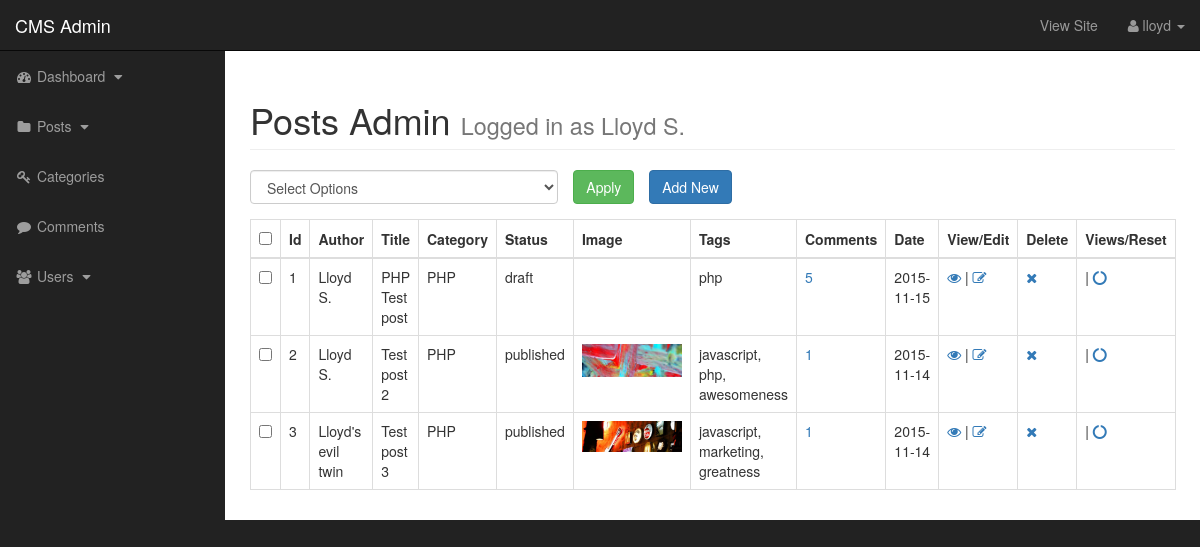
Screenshot of /admin/posts.php (signed in) with the database file from the repository.
### tables this page shows
CREATE TABLE IF NOT EXISTS `posts` (
`post_id` int(5) NOT NULL,
  `post_category_id` int(3) NOT NULL,
  `post_title` varchar(255) NOT NULL,
  `post_author` varchar(100) NOT NULL,
  `post_date` date NOT NULL,
  `post_image` varchar(255) NOT NULL,
  `post_content` text NOT NULL,
  `post_tags` varchar(255) NOT NULL,
  `post_comment_count` int(5) NOT NULL,
  `post_status` varchar(255) NOT NULL
);

CREATE TABLE IF NOT EXISTS `categories` (
`cat_id` int(3) NOT NULL,
  `cat_title` varchar(255) NOT NULL
);

### admin/includes/view_all_posts.php (the view, shortened to what this page needs)
                            <form action="" method="post">
                                <table class="table table-bordered table-hover">
                                <div id="bulkOptionsContainer" class="col-xs-4">
                                <select class="form-control" name="bulk_options" id="">
                                    <option value="">Select Options</option>
                                </select>
                                 </div>
                                 <div class="col-xs-4">
                                     <input class="btn btn-success" type="submit" name="submit" value="Apply"><a class="btn btn-primary" href="posts.php?source=add_post">Add New</a>
                                 </div>
                                <thead>
                                 <tr>
                                     <th><input id="selectAllBoxes" type="checkbox"></th>
                                     <th>Id</th>
                                     <th>Author</th>
                                     <th>Title</th>
                                     <th>Category</th>
                                     <th>Status</th>
                                     <th>Image</th>
                                     <th>Tags</th>
                                     <th>Comments</th>
                                     <th>Date</th>
                                     <th>View/Edit</th>
                                     <th>Delete</th>
                                     <th>Views/Reset</th>
                                 </tr>
                             </thead>
                             <tbody>
<?php
        $query = "SELECT * FROM posts";
        $post_list_query = mysqli_query($connection, $query);
        while($row = mysqli_fetch_assoc($post_list_query)){
         $post_id = $row['post_id'];
         $post_cat_id = $row['post_category_id'];
         $post_title = $row['post_title'];
         $post_author = $row['post_author'];
         $post_date = $row['post_date'];
         $post_image = $row['post_image'];
         $post_tags = $row['post_tags'];
         $post_status = $row['post_status'];
         $post_views_count = $row['post_views_count'];
         echo "<tr>";
         ?>
        <td><input class='checkBoxes' type='checkbox' name="checkBoxArray[]" value="<?php echo $post_id; ?>"></td>
           <?php
         echo "<td>{$post_id}</td>";
         echo "<td>{$post_author}</td>";
         echo "<td>{$post_title}</td>";
        $query = "SELECT * FROM categories WHERE cat_id=$post_cat_id";
        $edit_category = mysqli_query($connection, $query);
        while($row=mysqli_fetch_assoc($edit_category)){
         $cat_title = $row['cat_title'];
              }
          echo "<td>{$cat_title}</td>";
           echo "<td>{$post_status}</td>";
           echo "<td><img class='img-responsive' src='../images/$post_image' alt='' width='100'/></td>";
           echo "<td>{$post_tags}</td>";
           $query = "SELECT * FROM comments WHERE comment_post_id = $post_id";
           $comment_count_query = mysqli_query($connection, $query);
           $post_comment_count = mysqli_num_rows($comment_count_query);
           echo "<td><a href='comments.php?source=post_comments&id=$post_id'>$post_comment_count</a></td>";
            echo "<td>{$post_date}</td>";
           echo "<td><a href='../post.php?p_id=$post_id'><i class='fa fa-eye'></i></a>&nbsp;|&nbsp;<a href='posts.php?source=edit_post&p_id=$post_id'><i class=\"fa fa-pencil-square-o\"></i></a></td>";
           echo "<td><a onclick=\"return confirm('Are you sure you want to delete &quot;$post_title&quot;?')\" href='posts.php?delete=$post_id'><i class=\"fa fa-times\"></i></a></td>";
            echo "<td>{$post_views_count} | <a onclick=\"return confirm('Are you sure you want to reset views count?')\" href='posts.php?reset=$post_id'><i class='fa fa-circle-o-notch'></i></a></td>";
 echo "</tr>";
 } ?>
                             </tbody>
                         </table>
                            </form>

### admin/includes/admin_header.php (shortened to what this page needs)
<!DOCTYPE html>
<html lang="en">
<head>
    <link href="css/bootstrap.min.css" rel="stylesheet">
    <link href="css/sb-admin.css" rel="stylesheet">
    <link href="css/admin-custom.css" rel="stylesheet">
    <link href="font-awesome/css/font-awesome.min.css" rel="stylesheet" type="text/css">
</head>
<body>

### admin/posts.php (shortened to what this page needs)
<?php include "includes/admin_header.php"; ?>
    <div id="wrapper">
        <?php
        $query = "SELECT * FROM posts LIMIT 1";
        $author_query = mysqli_query($connection, $query);
        while($row=mysqli_fetch_assoc($author_query)){
            $post_author = $row['post_author'];
        }
        ?>
            <?php include "includes/admin_nav.php"; ?>
                <div id="page-wrapper">
                    <div class="container-fluid posts-admin">
                        <div class="row">
                            <div class="col-lg-12">
                                <h1 class="page-header">
                            Posts Admin
                            <small>Logged in as <?php echo $post_author; ?></small>
                        </h1>
                          <?php
                            if(isset($_GET['source'])){
                                $source = $_GET['source'];
                            }else{
                                $source = "";
                            }
                             switch($source){
                             default:
                             include('includes/view_all_posts.php');
                             break;
                             }
                            ?>
                            </div>
                        </div>
                    </div>
                </div>
    </div>
    <?php include "includes/admin_footer.php"; ?>

### admin/includes/admin_nav.php (shortened to what this page needs)
<?php
    if($_SESSION['username']){
        $username = $_SESSION['username'];
    }
?>
 <nav class="navbar navbar-inverse navbar-fixed-top" role="navigation">
            <div class="navbar-header">
                <a class="navbar-brand" href="index.php">CMS Admin</a>
            </div>
            <ul class="nav navbar-right top-nav">
                 <li><a href="../index.php">View Site</a></li>
                 <li class="dropdown">
                    <a href="#" class="dropdown-toggle" data-toggle="dropdown"><i class="fa fa-user"></i> <?php echo $username ?> <b class="caret"></b></a>
                </li>
            </ul>
            <div class="collapse navbar-collapse navbar-ex1-collapse">
                <ul class="nav navbar-nav side-nav">
                    <li>
                        <a href="javascript:;" data-toggle="collapse" data-target="#dashboard"><i class="fa fa-fw fa-dashboard"></i> Dashboard <i class="fa fa-fw fa-caret-down"></i></a>
                    </li>
                    <li>
                        <a href="javascript:;" data-toggle="collapse" data-target="#posts"><i class="fa fa-fw fa-folder"></i> Posts <i class="fa fa-fw fa-caret-down"></i></a>
                    </li>
                    <li>
                        <a href="categories.php"><i class="fa fa-fw fa-key"></i> Categories</a>
                    </li>
                    <li>
                        <a href="comments.php"><i class="fa fa-fw fa-comment"></i> Comments</a>
                    </li>
                   <li>
                        <a href="javascript:;" data-toggle="collapse" data-target="#users"><i class="fa fa-fw fa-users"></i> Users <i class="fa fa-fw fa-caret-down"></i></a>
                    </li>
                </ul>
            </div>
        </nav>

### admin/includes/admin_footer.php (shortened to what this page needs)
</body>
</html>

### admin/css/sb-admin.css (style rules this page uses)
body { margin-top: 100px; background-color: #222; }
@media (min-width:768px) { body { margin-top: 50px; } }
#wrapper { padding-left: 0; }
#page-wrapper { width: 100%; padding: 0; background-color: #fff; }
@media (min-width:768px) { #wrapper { padding-left: 225px; } }
@media (min-width:768px) { #page-wrapper { padding: 10px; } }
.top-nav { padding: 0 15px; }
.top-nav>li { display: inline-block; float: left; }
.top-nav>li>a { padding-top: 15px; padding-bottom: 15px; line-height: 20px; color: #999; }
@media (min-width:768px) { .side-nav { position: fixed; top: 51px; left: 225px; width: 225px; margin-left: -225px; border: none; border-radius: 0; overflow-y: auto; background-color: #222; } }
@media (min-width:768px) { .side-nav>li>a { width: 225px; } }

### admin/css/admin-custom.css (style rules this page uses)
.posts-admin #bulkOptionsContainer { margin: 0 0 15px 0;padding: 0; }
.posts-admin input[type="submit"] { margin-right: 15px }

### rows the page displays
posts: post_author "Lloyd S.", post_id "1", post_title "PHP Test post", categories.cat_title "PHP", post_status "draft", post_tags "php", post_comment_count "5", post_date "2015-11-15"
posts: post_id "2", post_author "Lloyd S.", post_title "Test post 2", post_status "published", post_image (picture), post_tags "javascript, php, awesomeness", post_comment_count "1", post_date "2015-11-14"
categories: cat_title "PHP"
posts: post_id "3", post_author "Lloyd's evil twin", post_title "Test post 3", post_status "published", post_image (picture), post_tags "javascript, marketing, greatness", post_comment_count "1", post_date "2015-11-14"

### other values shown
$username "lloyd"
